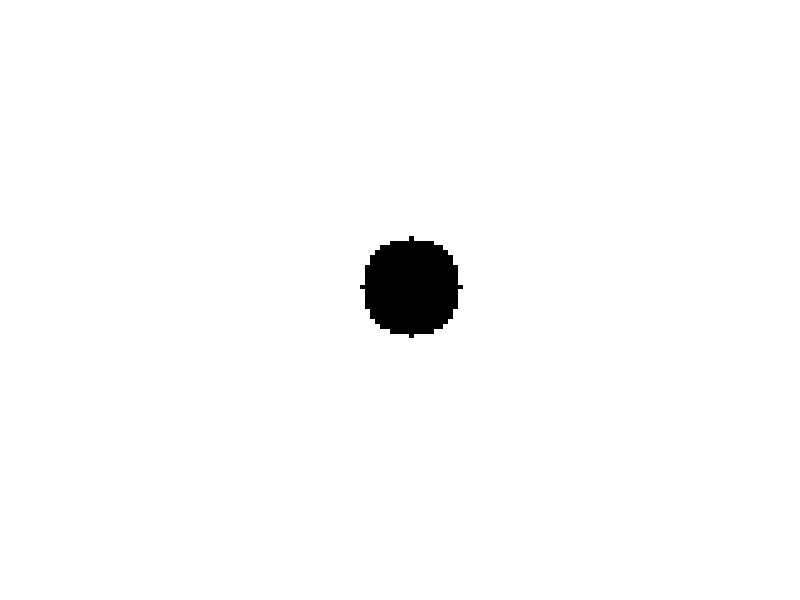
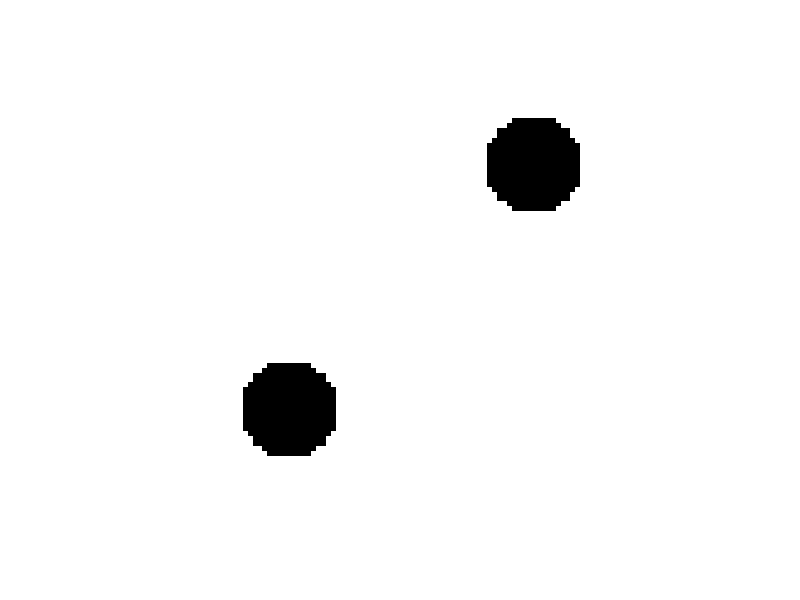
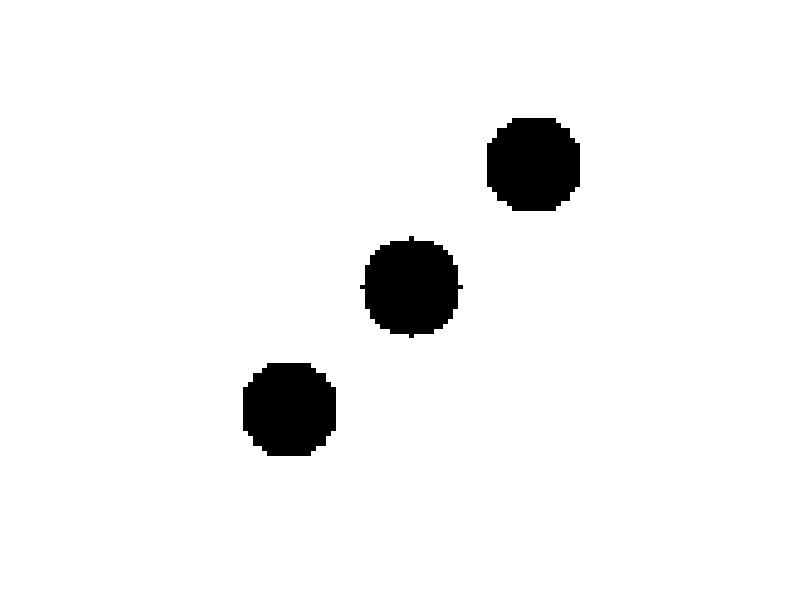
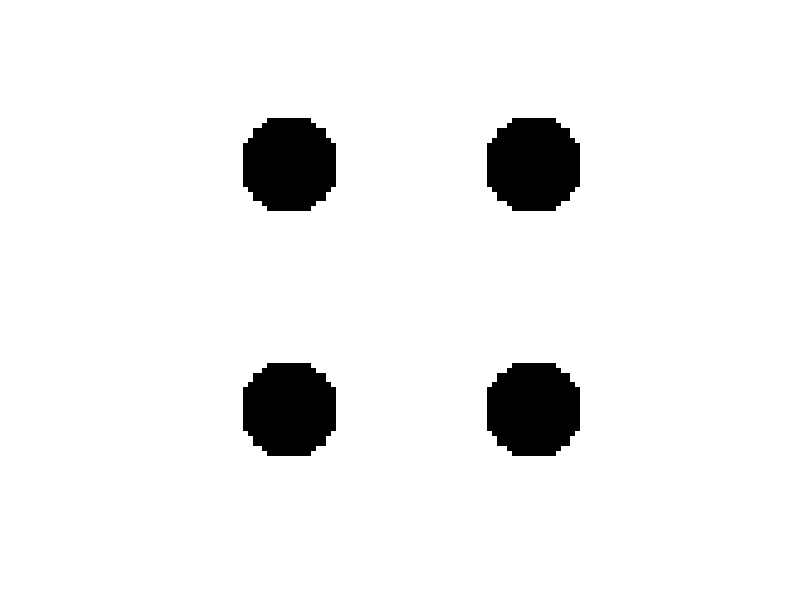

Reproduce these figures in MATLAB, in order. (Note: this script raises an error after producing the figures.)
%% Husam Almanakly | ECE210A HW3 

clear 
clc
close all 

%% Number 1

A = ones(100,100);
B = A;
C = A;

first = 1:100;

[i,j] = meshgrid(first);

D = ((i-25).^2 + (j-75).^2).^(1/2); 
E = ((i-75).^2 + (j-25).^2).^(1/2); 
A(D<10 | E<10) = 0;

F = ((i-25).^2 + (j-25).^2).^(1/2); 
G = ((i-75).^2 + (j-75).^2).^(1/2); 
B(F<10 | G<10) = 0;

H = ((i-50).^2 + (j-50).^2).^(1/2); 
C(H>10) = 0;

C = ones(100,100) - C;
figure(1);
imshow(C)

figure(2); 
imshow(A)

I = ones(100,100);
I(A<1 | C<1) = 0; 
figure(3); 
imshow(I)

J = ones(100,100);
J(A<1 | B<1) = 0; 
figure(4); 
imshow(J)

K = ones(100,100);
K(J<1 | C<1) = 0; 
figure(5); 
imshow(K)

%% Number 2 -> Function findThreshold at end of File 

%Suggested Test

[value,index] = findThreshold(normpdf(linspace(0,5,100),0,1), 0.05)


%% Number 3 

x = linspace(-5.25,5.25, 9999);
y=sin(pi*x)./(pi*x);            % Sinc would not work on my machine
                                % I googled the function and found this is
                                % it's definition 

[zeros, extrema] = main(x,y);

extract = y(5000:5953);  
[firstVal, firstInd ]= findThreshold(extract,0.2) 


%% Function for number 2 (findThreshold)

% findThreshold function - other functions in main.m 
function [val,ind] = findThreshold(X,threshold)
    ind = find(X<threshold);
    ind = ind(1);
    val = X(ind);
end 
